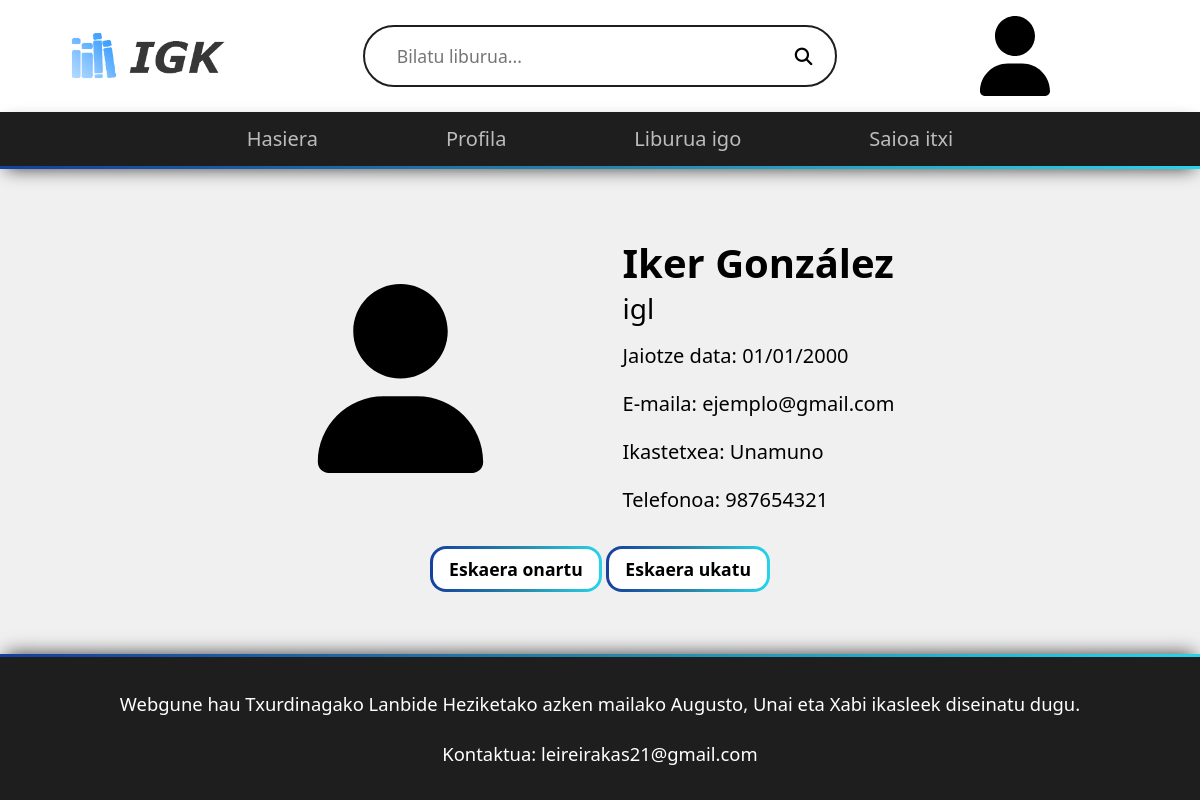
Screenshot of /profila/igl/eskaera (signed in) with the database file from the repository.
### tables this page shows
create table if not exists cuenta (
  id int unsigned auto_increment primary key,
  nombre varchar(50) not null,
  apellido varchar(50) not null,
  apodo varchar(20) unique not null,
  rol enum('Admin', 'Irakasle', 'Ikasle') not null,
  activo boolean default false not null,
  pass varchar(100) not null,
  fecha_nacimiento date not null,
  correo varchar(100) not null,
  tel char(9),
  cod_clase char(8),
  id_centro int unsigned not null,
  foreign key (cod_clase) references clase(cod) on delete restrict,
  foreign key (id_centro) references centro(id) on delete restrict
);

create table if not exists centro (
  id int unsigned auto_increment primary key,
  nombre varchar(60) not null
);

### public/index.php (called while the page is built, shortened)
<?php
$url = parse_url($_SERVER['REQUEST_URI']);
$page =  array_slice(array_filter(explode('/', strtolower($url['path']))), 0);
$ruta_elegida = '';
$cantidadSecciones = count($page);
if ($cantidadSecciones === 1) {
  $ruta_elegida = '../views/' . $page[0] . '.php';
} else if ($cantidadSecciones === 3 && $page[0] !== 'bilaketa') {
  if (in_array($page[0], ['liburua', 'iritzia', 'iritzi', 'erantzun', 'profila', 'klasea'])) {
    if (in_array($page[2], ['iritzi', 'erantzun', 'hizkuntza-igo', 'klasea'])) {
      $ruta_elegida = '../views/' . $page[2] . '.php';
    } else if (($page[0] !== 'iritzia' && in_array($page[2], ['aldatu', 'ezabatu', 'eskaera']))
      || in_array($page[0], ['liburua', 'profila', 'hizkuntza-igo']) && in_array($page[2], ['onartu', 'ukatu', 'kendu'])
    ) {
      $ruta_elegida = '../views/' . $page[0] . '.php';
      $accion = $page[2];
    }
  }
} else if ($cantidadSecciones === 3 && $page[0] === 'bilaketa' && intval($page[2]) > 0) {
  $ruta_elegida = '../views/' . $page[0] . '.php';
  $busqueda = $page[1];
  $pagina = intval($page[2]);
}
include_once $ruta_elegida;

### modules/select.php (called while the page is built, shortened)
<?php
function buscarCuenta(string $apodo)
{
  include_once '../modules/db-config.php';
  $cuenta = $pdo->prepare(
    'SELECT cu.id, cu.nombre, cu.apellido, cu.apodo, cu.rol, cu.activo, cu.pass,
      cu.fecha_nacimiento, cu.correo, cu.tel, cu.cod_clase, cu.id_centro, ce.nombre AS nombre_centro
      FROM cuenta cu JOIN centro ce ON cu.id_centro = ce.id
      WHERE apodo = :apodo;'
  );
  $cuenta->execute(['apodo' => $apodo]);
  return $cuenta->fetch();
}

### views/profila.php (the view, shortened to what this page needs)
<!DOCTYPE html>
<html lang='eu'>
<?php
$usuario = [];
if (isset($busqueda)) {
  include_once '../modules/select.php';
  $usuario = buscarCuenta($busqueda);
} else {
  $usuario = $_SESSION['usr'];
}
include '../modules/db-config.php';
include_once '../templates/head.php';
include_once '../modules/select.php';
?>
<body>
  <?php
  include_once '../templates/header.php';
  ?>
  <main class="flex-center-col" id="main-personal">
    <section class="flex-center-row" id="informacion">
      <div id="perfil">
        <?php
        $rutaImagen = '../public/src/img/profila/' . $usuario['id'] .  '.png';
        if (!file_exists($rutaImagen)) $rutaImagen = '/src/img/profila/default.svg';
        ?>
        <img src="<?php echo str_replace('../public', '', $rutaImagen) ?>" alt="Profileko argazkia" width="100" class="foto-perfil">
      </div>
      <div class="flex-center-col" id="datos">
        <div class="flex-center-col" id="datos-importantes">
          <h1><?php echo $usuario['nombre'] . ' ' . $usuario['apellido'] ?></h1>
          <p id="apodo"><?php echo $usuario['apodo'] ?></p>
        </div>
        <p><span>Jaiotze data:</span> <?php echo date_format(date_create($usuario['fecha_nacimiento']), 'd/m/Y') ?></p>
        <p><span>E-maila:</span> <?php echo $usuario['correo'] ?></p>
        <p><span>Ikastetxea:</span> <?php echo $usuario['nombre_centro'] ?></p>
        <?php if ($usuario['rol'] === 'Ikasle') { ?>
          <p><span>Ikasturtea:</span> <?php echo $clase['curso'] ?></p>
          <p><span>Maila:</span> <?php echo $clase['nivel'] ?></p>
          <p><span>Klasea:</span> <?php echo $clase['nombre'] ?></p>
        <?php } else if ($usuario['rol'] === 'Irakasle') { ?>
          <p><span>Telefonoa:</span> <?php echo $usuario['tel'] ?></p>
        <?php } ?>
      </div>
    </section>
    <?php if ($accion === 'eskaera') { ?>
      <section>
        <a href="/profila/<?php echo $usuario['apodo'] ?>/onartu" class="btn">Eskaera onartu</a>
        <a href="/profila/<?php echo $usuario['apodo'] ?>/ukatu" class="btn">Eskaera ukatu</a>
      </section>
    <?php
    } else if ($_SESSION['usr']['id'] === $usuario['id'] && $usuario['rol'] !== 'Ikasle') {
      $solicitudesLibros = buscarSolicitudesLibros($usuario);
      if (count($solicitudesLibros) > 0) agregarSolicitudesLibros($solicitudesLibros);
      $solicitudesIdioma = buscarSolicitudesIdioma($usuario, false);
      if (count($solicitudesIdioma) > 0) agregarSolicitudesIdioma($solicitudesIdioma, false);
      if ($usuario['rol'] === 'Admin') {
        $solicitudesCuentas = buscarCuentas(false, 'Irakasle', $usuario['id_centro']);
      } else {
        $misClases = buscarClases($usuario);
        agregarClases($misClases);
        $solicitudesCuentas = buscarCuentas(false, 'Ikasle', $usuario['id_centro'], $usuario['id']);
      }
      if (count($solicitudesCuentas) > 0) agregarSolicitudesCuentas($solicitudesCuentas);
    }
    ?>
  </main>
  <?php
  include_once '../templates/footer.php';
  ?>
</body>
</html>

### public/src/style.css (style rules this page uses)
:root { --clr-fondo: #f0f0f0; --clr-transparente: #00000000; --clr-acento: #14409e; --clr-acento-transparente: #14409e8b; --clr-error: #ff3232; --clr-enlace: #807c7c; --clr-gris-claro: #d9d9d9; --clr-gris-oscuro: #1e1e1e; --clr-negro: #000000; --clr-blanco: #ffffff; --clr-gradiente-inicial: var(--clr-acento); --clr-gradiente-central: #2784a8; --clr-gradiente-final: #27d4eb; --gradiente: linear-gradient(to right, var(--clr-gradiente-inicial), var(--clr-gradiente-central), var(--clr-gradiente-final)); --outline: var(--clr-acento) solid 0.3125rem; --outline-error: var(--clr-error) solid 0.3125rem; --borde-gradiente-radius: linear-gradient(var(--clr-blanco), var(--clr-blanco)) padding-box, var(--gradiente) border-box; --sombra-alrededor-suave: 0 0 1.125rem -0.375rem rgba(0, 0, 0, 0.35); --sombra-alrededor: 0 0 1.125rem -0.375rem rgba(0, 0, 0, 0.75); --sombra-superior: 0 -0.375rem 1.125rem -0.375rem rgba(0, 0, 0, 0.75); --sombra-inferior: 0 0.375rem 1.125rem -0.375rem rgba(0, 0, 0, 0.75); --transicion-rapida: 100ms ease-in-out; --transicion: 200ms ease-in-out; --max-columnas: 4; font-family: 'Inter', system-ui, sans-serif; }

### rows the page displays
cuenta: nombre "Iker", apellido "González", apodo "igl", fecha_nacimiento "01/01/2000", correo "ejemplo@gmail.com", id_centro.nombre "Unamuno", tel "987654321"
